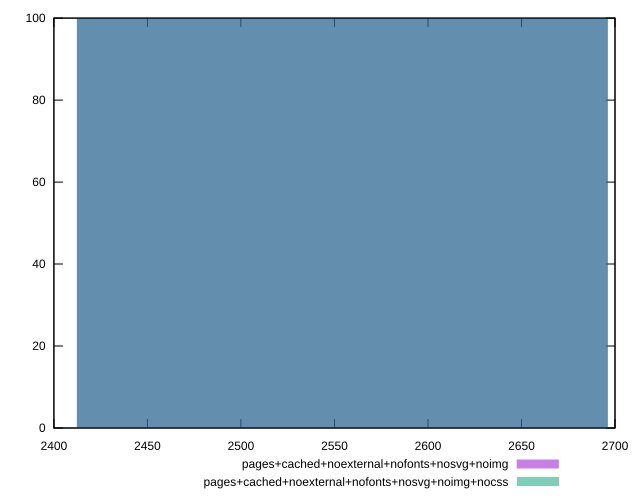

Source code (gnuplot):
reset
set terminal svg size 640, 500
set output "reprap/uses-long-cache-ttl/comparison/histogram/11_vs_12.svg"

$pagesCachedNoexternalNofontsNosvgNoimg <<EOF
2554.1579503551825 100
EOF

$pagesCachedNoexternalNofontsNosvgNoimgNocss <<EOF
2554.1579503551825 100
EOF

set key outside below
set boxwidth 283.7953278172425
set yrange [0:100]
set style fill transparent solid 0.5 noborder

plot \
  $pagesCachedNoexternalNofontsNosvgNoimg title "pages+cached+noexternal+nofonts+nosvg+noimg" with boxes, \
  $pagesCachedNoexternalNofontsNosvgNoimgNocss title "pages+cached+noexternal+nofonts+nosvg+noimg+nocss" with boxes, \


reset
